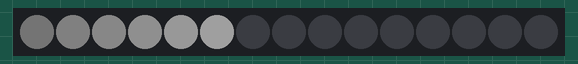
Bench run of a sketch on a simulated Arduino Uno, built with avr-gcc and run on an emulated ATmega328P. Parts: 15 RGB LEDs in strip order, left to right. Dim RGB values are drawn brighter than linear.

Above: at 0.1 s.
At 5.1 s:
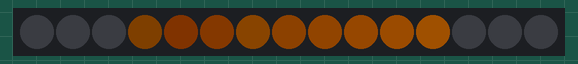

Measured:
- what the display in image 1 shows lasts 5.0 s, from 5.0 s to 10.0 s

The sketch:

Lab3-1.ino
```cpp
#include <Adafruit_NeoPixel.h>

// 建立燈條物件, 參數為：共15顆LED, 資料線接在Pin6
Adafruit_NeoPixel strip = Adafruit_NeoPixel(15, 6);

void setup() {
  strip.begin();                  // 將燈條物件初始化, 並設為全暗
  strip.setBrightness(32);        // 將整體亮度降為 1/8
  strip.show();                   // 讓燈條顯示出所設定的狀態
}

void loop() {
  meteor(255, 255, 255, 0, 6);  // 由位置 0 開始, 顯示長度為 6 的白色流星
  delay(5000);                      // 暫停 5 秒
  meteor(255, 128,   0, 3, 9);  // 由位置 3 開始, 顯示長度為 9 的橘色流星
  delay(5000);                      // 暫停 5 秒
}

void meteor(int r, int g, int b, int pos, int len) {
  int n     = 255 / ((1+len)*len/2);      // 算出梯形的 n
  int bright= 255 % ((1+len)*len/2);      // 算出餘數做為初始亮度
  int cnt = 1;                            // 計數 (由第 1*n 開始計算增量)
  strip.clear();                          // 先清為全暗
  for (int i = pos; i < pos+len; i++) {   // 由最暗到最亮
    bright += cnt*n;                      // 計算新亮度 (= 原亮度+增量)
    cnt++;                                // 將計數加 1
    if(i>=0 && i<(int)strip.numPixels()) {// 位置在燈條的範圍內才點亮
      strip.setPixelColor(i,              // 點亮目前位置的 LED
            map(bright, 0, 255, 0, r),    // 利用 map() 做紅色的範圍對映
            map(bright, 0, 255, 0, g),    // 利用 map() 做綠色的範圍對映
            map(bright, 0, 255, 0, b));   // 利用 map() 做藍色的範圍對映
    }
  }
  strip.show();  // 將設定實際顯示出來
}
```
